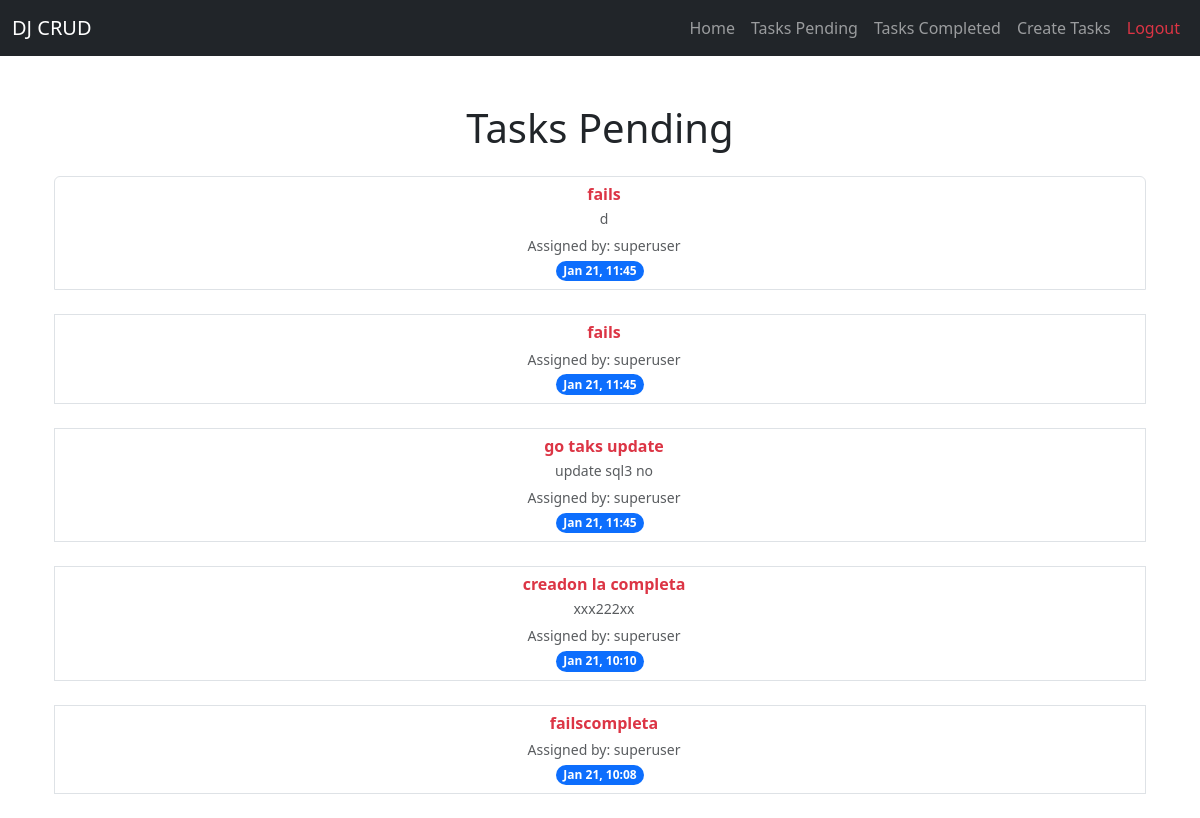
The app's page /tasks_completed/ (signed in) with its own data.
### tasks/models.py (models this page shows, shortened)
class Task(models.Model):
    title = models.CharField(max_length=100)
    description = models.TextField(blank=True)
    created = models.DateTimeField(auto_now_add=True)
    datecompleted = models.DateTimeField(null=True, blank=True)
    important = models.BooleanField(default=False)
    user = models.ForeignKey(User, on_delete=models.CASCADE)

### tasks/views.py (the view)
# urls.py: path('tasks_completed/', views.tasks_completed, name='tasks_completed'),
@login_required
def tasks_completed(request):
    tasks = Task.objects.filter(user=request.user, datecompleted__isnull=False).order_by('-datecompleted')
    return render(request, 'tasks.html', {'tasks': tasks})

### tasks/templates/tasks.html (shortened to what this page needs)
{% extends 'base.html' %}
{% block content %}
<main class="container mt-5">
    <h1 class="text-center mb-4">Tasks Pending</h1>
    <ul class="list-group">
        {% for task in tasks %}
        <li class="list-group-item mb-4 text-center">
            <div class="ms-2 me-auto">
                <a href="{% url 'task_detail' task.id %}" class="text-decoration-none text-dark">
                    {% if task.important %}
                    <h6 class="fw-bold text-danger mb-1">{{ task.title }}</h6>
                    {% else %}
                    <h6 class="fw-normal mb-1">{{ task.title }}</h6>
                    {% endif %}
                <p class="mb-1 text-muted small">{{ task.description }}</p>
                <p class="mb-0 text-muted"><small>Assigned by: {{ task.user.username }}</small></p>
            </div>
            <span class="badge bg-primary rounded-pill small">{{ task.datecompleted|date:"M j, H:i" }}</span>
        </li>
        {% empty %}
        <li class="list-group-item text-center">
            <p class="text-muted">No tasks pending at the moment.</p>
        </li>
        {% endfor %}
    </ul>
</main>
{% endblock %}

### records on screen
Task: title "fails", description "d", user.username "superuser", datecompleted "Jan 21, 11:45"
Task: title "fails", user.username "superuser", datecompleted "Jan 21, 11:45"
Task: title "go taks update", description "update sql3 no", user.username "superuser", datecompleted "Jan 21, 11:45"
Task: title "creadon la completa", description "xxx222xx", user.username "superuser", datecompleted "Jan 21, 10:10"
Task: title "failscompleta", user.username "superuser", datecompleted "Jan 21, 10:08"
